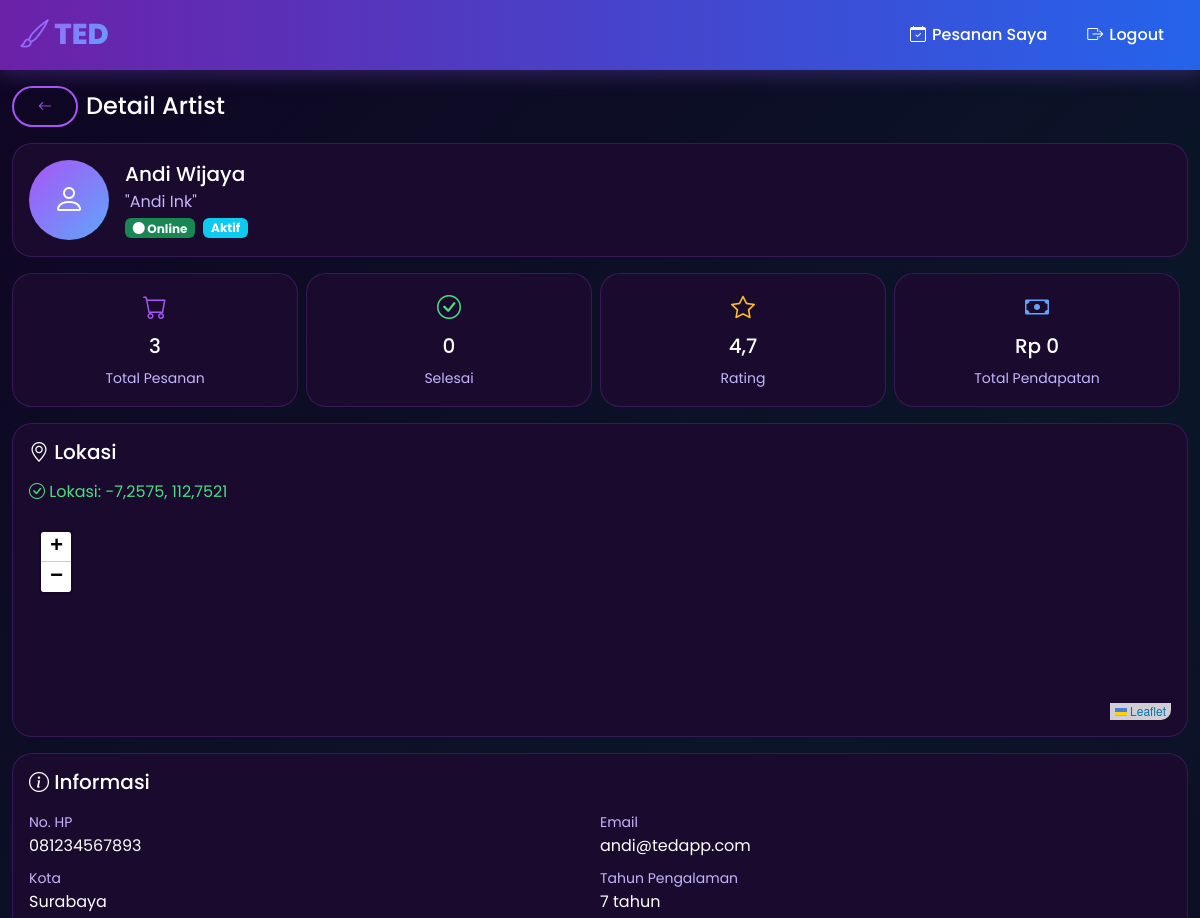
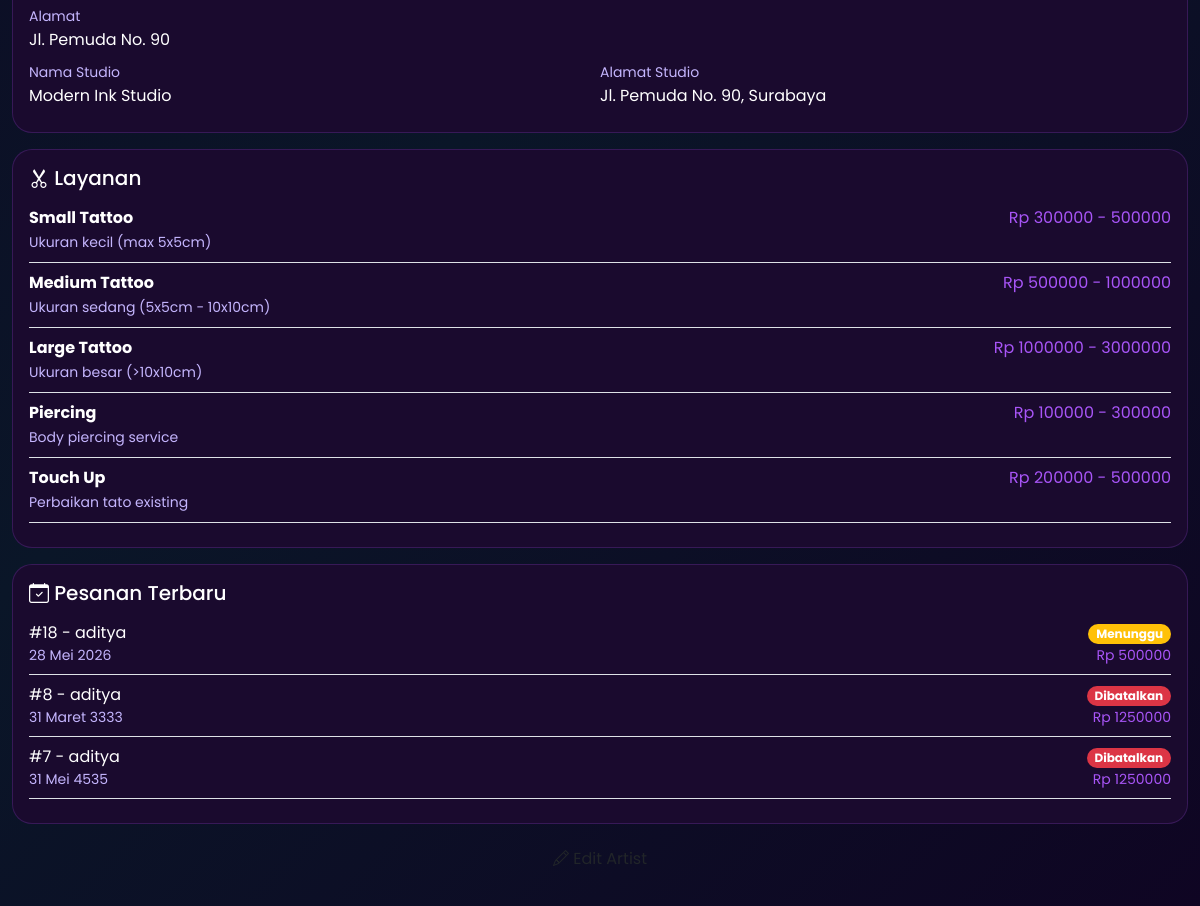
The app's page /owner/artist/4/detail/ (signed in), older data (2 pictures, top to bottom).
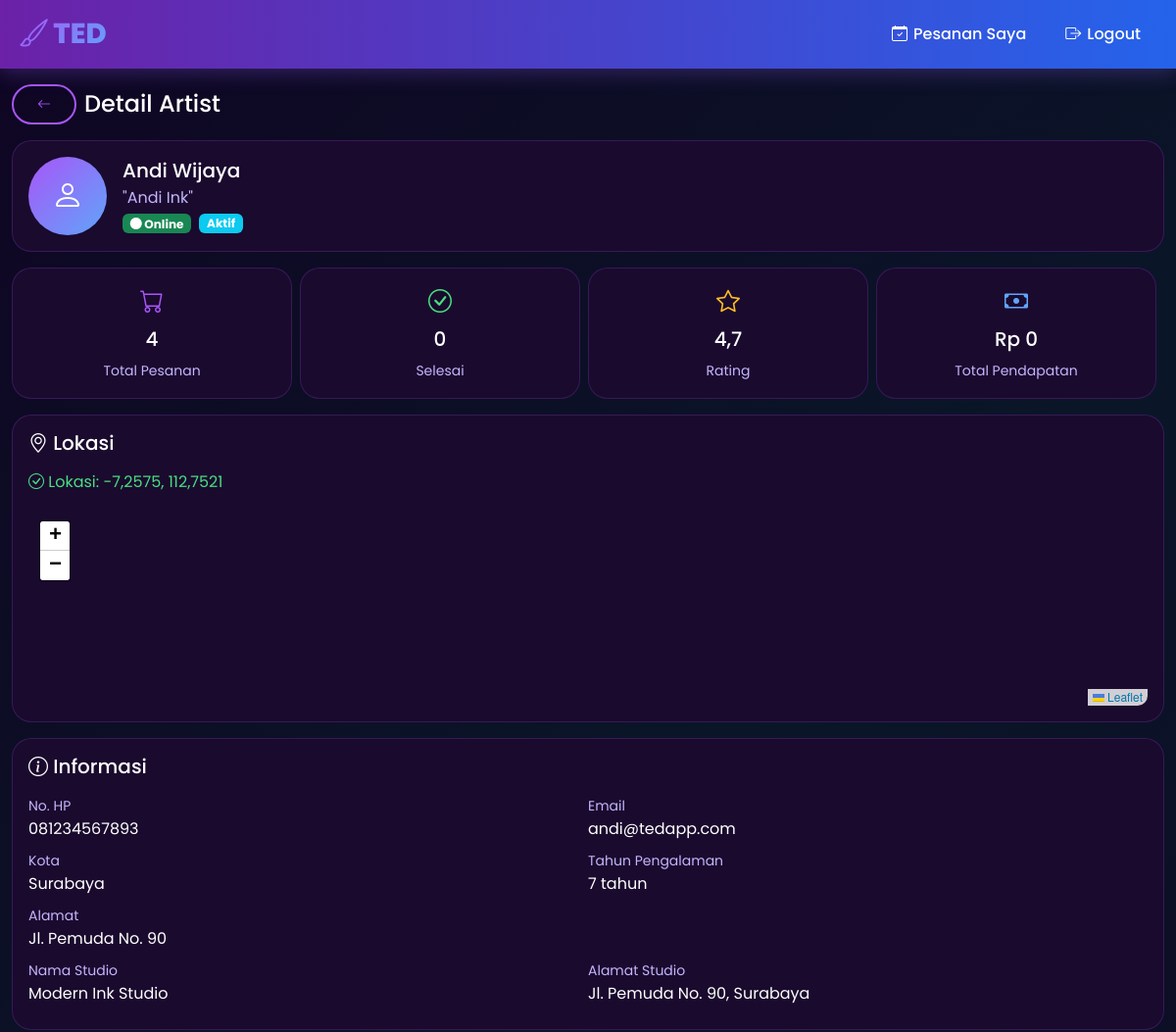
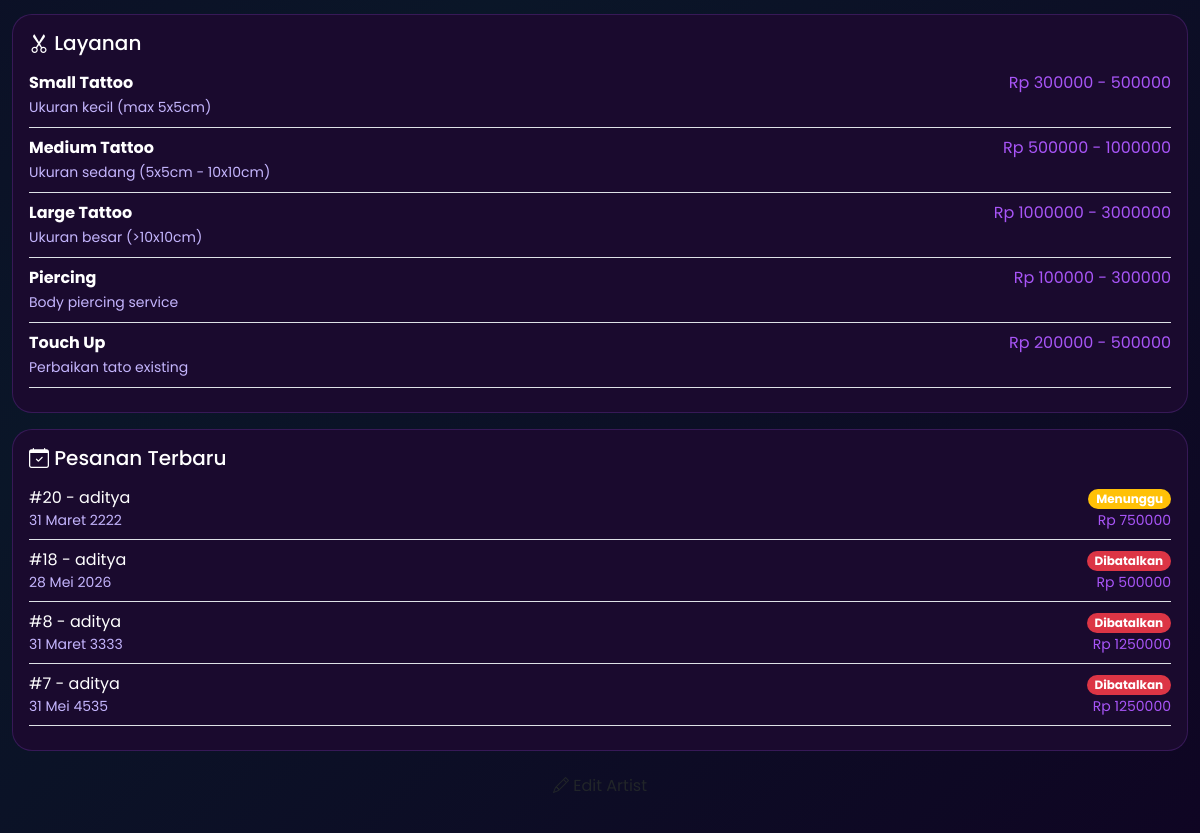
The same page, newer data (2 pictures, top to bottom).
### tedapp/models.py (models this page shows, shortened)
class Service(models.Model):
    SERVICE_TYPES = [
        ('tattoo', 'Tattoo'),
        ('piercing', 'Piercing'),
        ('removal', 'Tattoo Removal'),
        ('touchup', 'Touch Up'),
    ]
    artist = models.ForeignKey(Artist, on_delete=models.CASCADE, related_name='services')
    name = models.CharField(max_length=200)
    description = models.TextField()
    service_type = models.CharField(max_length=20, choices=SERVICE_TYPES)
    price_min = models.DecimalField(max_digits=10, decimal_places=0)
    price_max = models.DecimalField(max_digits=10, decimal_places=0)
    duration_minutes = models.IntegerField()

class Booking(models.Model):
    STATUS_CHOICES = [
        ('pending', 'Menunggu'),
        ('confirmed', 'Dikonfirmasi'),
        ('on_the_way', 'Dalam Perjalanan'),
        ('arrived', 'Tiba'),
        ('started', 'Sedang Dikerjakan'),
        ('completed', 'Selesai'),
        ('cancelled', 'Dibatalkan'),
    ]
    SERVICE_TYPE_CHOICES = [
        ('studio', 'Ke Studio'),
        ('home', 'Ke Rumah'),
    ]
    PAYMENT_METHOD_CHOICES = [
        ('cash', 'Tunai'),
        ('gopay', 'GoPay'),
        ('ovo', 'OVO'),
        ('dana', 'DANA'),
        ('shopeepay', 'ShopeePay'),
        ('transfer', 'Transfer Bank'),
    ]
    PAYMENT_STATUS_CHOICES = [
        ('pending', 'Menunggu'),
        ('paid', 'Lunas'),
        ('failed', 'Gagal'),
    ]
    user = models.ForeignKey(User, on_delete=models.CASCADE, related_name='bookings')
    artist = models.ForeignKey(Artist, on_delete=models.CASCADE, related_name='bookings')
    service = models.ForeignKey(Service, on_delete=models.CASCADE, related_name='bookings')
    service_type = models.CharField(max_length=10, choices=SERVICE_TYPE_CHOICES)
    payment_method = models.CharField(max_length=20, choices=PAYMENT_METHOD_CHOICES, default='cash')
    payment_status = models.CharField(max_length=20, choices=PAYMENT_STATUS_CHOICES, default='pending')
    booking_date = models.DateField()
    booking_time = models.TimeField()
    address = models.TextField()
    city = models.CharField(max_length=100)
    user_latitude = models.DecimalField(max_digits=9, decimal_places=6, null=True, blank=True)
    user_longitude = models.DecimalField(max_digits=9, decimal_places=6, null=True, blank=True)
    description = models.TextField(blank=True)
    status = models.CharField(max_length=20, choices=STATUS_CHOICES, default='pending')
    total_price = models.DecimalField(max_digits=10, decimal_places=0)
    notes = models.TextField(blank=True)
    cancellation_reason = models.TextField(blank=True)
    estimated_arrival = models.IntegerField(default=0, help_text='Estimasi waktu arrival dalam menit')
    created_at = models.DateTimeField(auto_now_add=True)
    updated_at = models.DateTimeField(auto_now=True)

### tedapp/views.py (the view)
# urls.py: path('owner/artist/<int:artist_id>/detail/', views.owner_artist_detail, name='owner_artist_detail'),
@login_required
def owner_artist_detail(request, artist_id):
    try:
        profile = request.user.profile
        if profile.role != 'owner':
            messages.error(request, 'Anda tidak memiliki akses ke halaman owner.')
            return redirect('home')
    except UserProfile.DoesNotExist:
        return redirect('home')
    artist = get_object_or_404(Artist, id=artist_id)
    total_bookings = Booking.objects.filter(artist=artist).count()
    completed_bookings = Booking.objects.filter(artist=artist, status='completed').count()
    total_earnings = Booking.objects.filter(artist=artist, status='completed').aggregate(Sum('total_price'))['total_price__sum'] or 0
    recent_bookings = Booking.objects.filter(artist=artist).order_by('-created_at')[:10]
    context = {
        'artist': artist,
        'total_bookings': total_bookings,
        'completed_bookings': completed_bookings,
        'total_earnings': total_earnings,
        'recent_bookings': recent_bookings,
    }
    return render(request, 'tedapp/owner_artist_detail.html', context)

### tedapp/models.py (called while the page is built)
    @property
    def has_location(self):
        return bool(self.latitude and self.longitude)

### tedapp/templates/tedapp/owner_artist_detail.html (shortened to what the changed rows need)
{% extends 'tedapp/base.html' %}
{% load static %}
{% block content %}
<div class="container py-3">
    <div class="row g-2 mb-3">
        <div class="col-6 col-md-3">
            <div class="card-ted p-3 text-center">
                <i class="bi bi-cart fs-4" style="color: var(--accent-purple);"></i>
                <h5 class="mt-2 text-white">{{ total_bookings }}</h5>
                <small style="color: var(--text-secondary);">Total Pesanan</small>
            </div>
        </div>
    </div>
    <div class="card-ted p-3 mb-3">
        {% if artist.services.all %}
        {% for service in artist.services.all %}
        <div class="border-bottom pb-2 mb-2">
            <div class="d-flex justify-content-between">
                <strong class="text-white">{{ service.name }}</strong>
                <span style="color: var(--accent-purple);">Rp {{ service.price_min|floatformat:0 }} - {{ service.price_max|floatformat:0 }}</span>
            </div>
            <small style="color: var(--text-secondary);">{{ service.description }}</small>
        </div>
        {% endfor %}
        {% else %}
        <p style="color: var(--text-secondary);">Belum ada layanan</p>
        {% endif %}
    </div>
    <div class="card-ted p-3 mb-3">
        {% for booking in recent_bookings %}
        <div class="d-flex justify-content-between align-items-center border-bottom pb-2 mb-2">
            <div>
                <span class="text-white">#{{ booking.id }} - {{ booking.user.username }}</span>
                <small class="d-block" style="color: var(--text-secondary);">{{ booking.booking_date }}</small>
            </div>
            <div class="text-end">
                <span class="badge rounded-pill {% if booking.status == 'pending' %}bg-warning{% elif booking.status == 'completed' %}bg-success{% elif booking.status == 'cancelled' %}bg-danger{% else %}bg-info{% endif %}">
                    {{ booking.get_status_display }}
                </span>
                <small class="d-block" style="color: var(--accent-purple);">Rp {{ booking.total_price|floatformat:0 }}</small>
            </div>
        </div>
        {% empty %}
        <p style="color: var(--text-secondary);">Belum ada pesanan</p>
        {% endfor %}
    </div>
</div>
{% endblock %}
{% block extra_js %}
<link rel="stylesheet" href="https://unpkg.com/leaflet@1.9.4/dist/leaflet.css" />
{% endblock %}

Row changes from the older to the newer data that the page shows:
added Booking: id "20", user.username "aditya", booking_date "31 Maret 2222", status "Menunggu", total_price "750000"
changed Booking "28 Mei 2026": status "Menunggu" → "Dibatalkan"
Text that changed along with them:
{{ total_bookings }}: "3" → "4"
